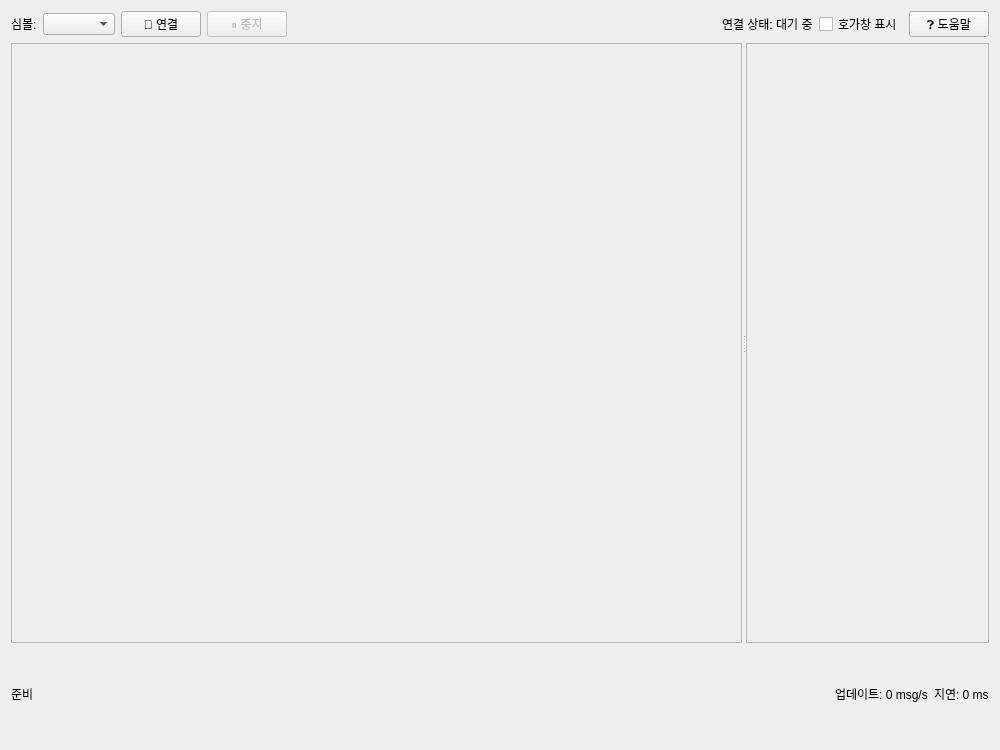
<?xml version="1.0" encoding="UTF-8"?>
<ui version="4.0">
 <class>RealtimeChartDialog</class>
 <widget class="QWidget" name="RealtimeChartDialog">
  <property name="geometry">
   <rect>
    <x>0</x>
    <y>0</y>
    <width>1000</width>
    <height>750</height>
   </rect>
  </property>
  <property name="windowTitle">
   <string>실시간 차트</string>
  </property>
  <layout class="QVBoxLayout" name="verticalLayout">
   <item>
    <layout class="QHBoxLayout" name="toolbarLayout">
     <item>
      <widget class="QLabel" name="labelSymbol">
       <property name="text">
        <string>심볼:</string>
       </property>
      </widget>
     </item>
     <item>
      <widget class="QComboBox" name="comboSymbol">
       <property name="minimumWidth">
        <number>150</number>
       </property>
      </widget>
     </item>
     <item>
      <widget class="QPushButton" name="btnConnect">
       <property name="text">
        <string>🔌 연결</string>
       </property>
      </widget>
     </item>
     <item>
      <widget class="QPushButton" name="btnDisconnect">
       <property name="text">
        <string>⏸️ 중지</string>
       </property>
       <property name="enabled">
        <bool>false</bool>
       </property>
      </widget>
     </item>
     <item>
      <spacer name="horizontalSpacer">
       <property name="orientation">
        <enum>Qt::Horizontal</enum>
       </property>
       <property name="sizeHint" stdset="0">
        <size>
         <width>40</width>
         <height>20</height>
        </size>
       </property>
      </spacer>
     </item>
     <item>
      <widget class="QLabel" name="labelConnectionStatus">
       <property name="text">
        <string>연결 상태: 대기 중</string>
       </property>
      </widget>
     </item>
     <item>
      <widget class="QCheckBox" name="chkShowDepth">
       <property name="text">
        <string>호가창 표시</string>
       </property>
      </widget>
     </item>
     <item>
      <widget class="QPushButton" name="btnHelp">
       <property name="text">
        <string>❓ 도움말</string>
       </property>
      </widget>
     </item>
    </layout>
   </item>
   <item>
    <widget class="QSplitter" name="splitter">
     <property name="orientation">
      <enum>Qt::Horizontal</enum>
     </property>
     <widget class="QFrame" name="chartContainer">
      <property name="minimumSize">
       <size>
        <width>600</width>
        <height>600</height>
       </size>
      </property>
      <property name="frameShape">
       <enum>QFrame::StyledPanel</enum>
      </property>
      <property name="frameShadow">
       <enum>QFrame::Raised</enum>
      </property>
     </widget>
     <widget class="QFrame" name="depthContainer">
      <property name="minimumSize">
       <size>
        <width>200</width>
        <height>600</height>
       </size>
      </property>
      <property name="frameShape">
       <enum>QFrame::StyledPanel</enum>
      </property>
      <property name="frameShadow">
       <enum>QFrame::Raised</enum>
      </property>
     </widget>
    </widget>
   </item>
   <item>
    <layout class="QHBoxLayout" name="statusLayout">
     <item>
      <widget class="QLabel" name="labelStatus">
       <property name="text">
        <string>준비</string>
       </property>
      </widget>
     </item>
     <item>
      <spacer name="horizontalSpacer_2">
       <property name="orientation">
        <enum>Qt::Horizontal</enum>
       </property>
       <property name="sizeHint" stdset="0">
        <size>
         <width>40</width>
         <height>20</height>
        </size>
       </property>
      </spacer>
     </item>
     <item>
      <widget class="QLabel" name="labelUpdateRate">
       <property name="text">
        <string>업데이트: 0 msg/s</string>
       </property>
      </widget>
     </item>
     <item>
      <widget class="QLabel" name="labelLatency">
       <property name="text">
        <string>지연: 0 ms</string>
       </property>
      </widget>
     </item>
    </layout>
   </item>
  </layout>
 </widget>
 <resources/>
 <connections/>
</ui>
